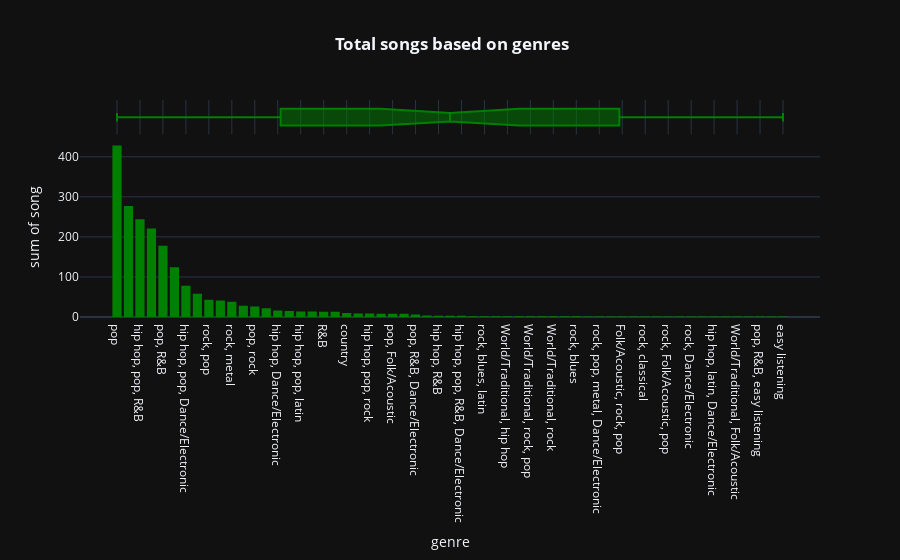

Notebook source saved alongside this figure:
### Markdown cell above
### Total Song based on genres

### Code cell
fig = px.histogram(df.groupby('genre',as_index = False).count().sort_values(by ='song',ascending=False),x='genre',y='song', color_discrete_sequence = ['green'], template = 'plotly_dark', marginal = 'box',title = '<b> Total songs based on genres')
fig.update_layout(title_x = 0.5)

### Figure 1 — Plotly figure (JSON) as saved in the notebook; plotly's stock layout.template omitted (floating-point values rounded to 4 significant figures)
{"data": [{"alignmentgroup": "True", "bingroup": "x", "histfunc": "sum", "hovertemplate": "genre=%{x}<br>sum of song=%{y}<extra></extra>", "legendgroup": "", "marker": {"color": "green", "pattern": {"shape": ""}}, "name": "", "offsetgroup": "", "orientation": "v", "showlegend": false, "x": ["pop", "hip hop, pop", "hip hop, pop, R&B", "pop, Dance/Electronic", "pop, R&B", "hip hop", "hip hop, pop, Dance/Electronic", "rock", "rock, pop", "Dance/Electronic", "rock, metal", "pop, latin", "pop, rock", "set()", "hip hop, Dance/Electronic", "latin", "hip hop, pop, latin", "pop, rock, metal", "R&B", "pop, rock, Dance/Electronic", "country", "metal", "hip hop, pop, rock", "rock, pop, Dance/Electronic", "pop, Folk/Acoustic", "pop, country", "pop, R&B, Dance/Electronic", "rock, pop, metal", "hip hop, R&B", "hip hop, pop, R&B, latin", "hip hop, pop, R&B, Dance/Electronic", "pop, rock, Folk/Acoustic", "rock, blues, latin", "hip hop, rock, pop", "World/Traditional, hip hop", "pop, easy listening, jazz", "World/Traditional, rock, pop", "World/Traditional, pop, Folk/Acoustic", "World/Traditional, rock", "Folk/Acoustic, pop", "rock, blues", "rock, R&B, Folk/Acoustic, pop", "rock, pop, metal, Dance/Electronic", "Folk/Acoustic, rock", "Folk/Acoustic, rock, pop", "rock, easy listening", "rock, classical", "hip hop, pop, country", "rock, Folk/Acoustic, pop", "rock, Folk/Acoustic, easy listening", "rock, Dance/Electronic", "hip hop, country", "hip hop, latin, Dance/Electronic", "country, latin", "World/Traditional, Folk/Acoustic", "pop, easy listening, Dance/Electronic", "pop, R&B, easy listening", "World/Traditional, pop", "easy listening"], "xaxis": "x", "y": [428, 277, 244, 221, 178, 124, 78, 58, 43, 41, 38, 28, 26, 22, 16, 15, 14, 14, 13, 13, 10, 9, 9, 8, 8, 8, 6, 4, 3, 3, 3, 2, 2, 2, 2, 2, 2, 2, 2, 2, 2, 1, 1, 1, 1, 1, 1, 1, 1, 1, 1, 1, 1, 1, 1, 1, 1, 1, 1], "yaxis": "y", "type": "histogram"}, {"alignmentgroup": "True", "hovertemplate": "genre=%{x}<extra></extra>", "legendgroup": "", "marker": {"color": "green"}, "name": "", "notched": true, "offsetgroup": "", "showlegend": false, "x": ["pop", "hip hop, pop", "hip hop, pop, R&B", "pop, Dance/Electronic", "pop, R&B", "hip hop", "hip hop, pop, Dance/Electronic", "rock", "rock, pop", "Dance/Electronic", "rock, metal", "pop, latin", "pop, rock", "set()", "hip hop, Dance/Electronic", "latin", "hip hop, pop, latin", "pop, rock, metal", "R&B", "pop, rock, Dance/Electronic", "country", "metal", "hip hop, pop, rock", "rock, pop, Dance/Electronic", "pop, Folk/Acoustic", "pop, country", "pop, R&B, Dance/Electronic", "rock, pop, metal", "hip hop, R&B", "hip hop, pop, R&B, latin", "hip hop, pop, R&B, Dance/Electronic", "pop, rock, Folk/Acoustic", "rock, blues, latin", "hip hop, rock, pop", "World/Traditional, hip hop", "pop, easy listening, jazz", "World/Traditional, rock, pop", "World/Traditional, pop, Folk/Acoustic", "World/Traditional, rock", "Folk/Acoustic, pop", "rock, blues", "rock, R&B, Folk/Acoustic, pop", "rock, pop, metal, Dance/Electronic", "Folk/Acoustic, rock", "Folk/Acoustic, rock, pop", "rock, easy listening", "rock, classical", "hip hop, pop, country", "rock, Folk/Acoustic, pop", "rock, Folk/Acoustic, easy listening", "rock, Dance/Electronic", "hip hop, country", "hip hop, latin, Dance/Electronic", "country, latin", "World/Traditional, Folk/Acoustic", "pop, easy listening, Dance/Electronic", "pop, R&B, easy listening", "World/Traditional, pop", "easy listening"], "xaxis": "x2", "yaxis": "y2", "type": "box"}], "layout": {"xaxis": {"anchor": "y", "domain": [0.0, 1.0], "title": {"text": "genre"}}, "yaxis": {"anchor": "x", "domain": [0.0, 0.8316], "title": {"text": "sum of song"}}, "xaxis2": {"anchor": "y2", "domain": [0.0, 1.0], "matches": "x", "showticklabels": false, "showgrid": true}, "yaxis2": {"anchor": "x2", "domain": [0.8416, 1.0], "matches": "y2", "showticklabels": false, "showline": false, "ticks": "", "showgrid": false}, "legend": {"tracegroupgap": 0}, "title": {"text": "<b> Total songs based on genres", "x": 0.5}, "barmode": "relative"}}
